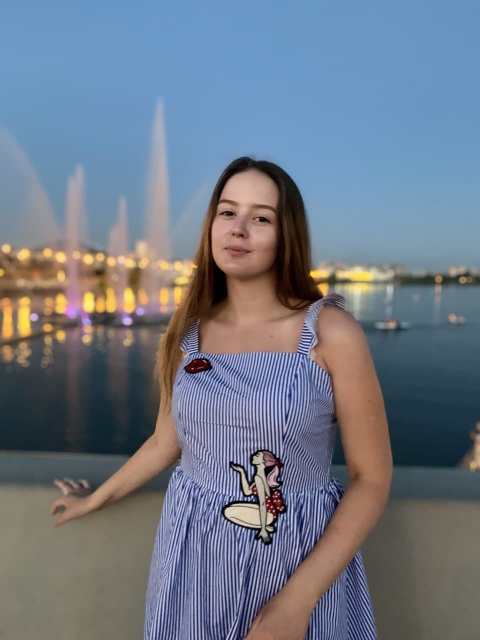
#> input picture photo_2.jpg, 960 x 1280 px (shown at 1/2 size)
$ python HAAR.py
#> lines starting #> are read from the running program, lines starting #| are printed output that depends on the picture; after the words box and inside, x2 and y2 are one past the last pixel; in counts of white or black regions, pixels touching at a corner belong together
from cv2 import imread
from cv2 import imshow
from cv2 import waitKey
from cv2 import destroyAllWindows
from cv2 import CascadeClassifier
from cv2 import rectangle
photo = imread('photo_2.jpg')
#> photo is the input picture: shape (1280, 960, 3); mean B, G, R 134.2, 120.4, 111.2
classifier = CascadeClassifier('haarcascade_frontalface_default.xml')
frame = classifier.detectMultiScale(photo)
#> frame = [[391, 356, 190, 190]]
for box in frame:
    x, y, width, height = box
    x2, y2 = x + width, y + height
    rectangle(photo, (x, y), (x2, y2), (225, 89, 255), 1)
#> this loop made 1 pass
#> (x, y, width, height, x2, y2) on pass 1: (391, 356, 190, 190, 581, 546)
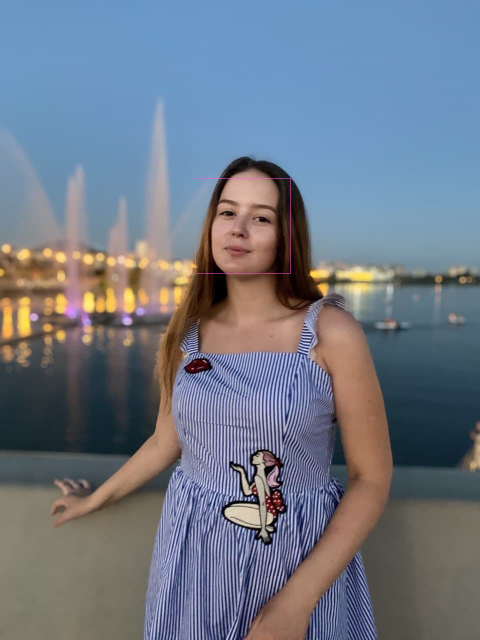
#> photo: shape (1280, 960, 3) (shown at 1/2 size); 0.06% of pixels changed, all inside (x1, y1, x2, y2) = (391, 356, 582, 547)
imshow('itsme', photo)
waitKey(0)
destroyAllWindows()

$ run again, with finish.jpg copied over photo_2.jpg
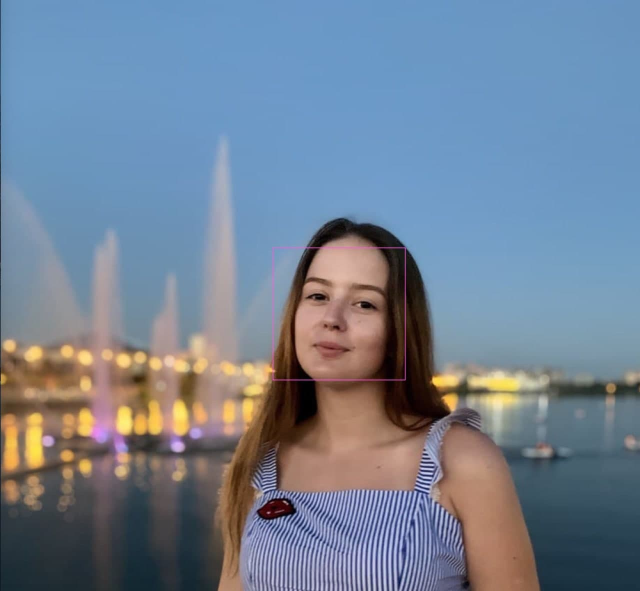
#> input picture finish.jpg, 1280 x 1182 px (shown at 1/2 size)
#> photo is the input picture: shape (1182, 1280, 3); mean B, G, R 147.8, 129.4, 114.7
#> frame = [[37, 954, 47, 47], [208, 884, 58, 58], [316, 884, 72, 72], [546, 498, 262, 262]]
#> the loop `for box in frame:` made 4 passes
#> (x, y, width, height, x2, y2) on passes 1 to 4: (37, 954, 47, 47, 84, 1001), (208, 884, 58, 58, 266, 942), (316, 884, 72, 72, 388, 956), (546, 498, 262, 262, 808, 760)
#> after the loop `for box in frame:`:
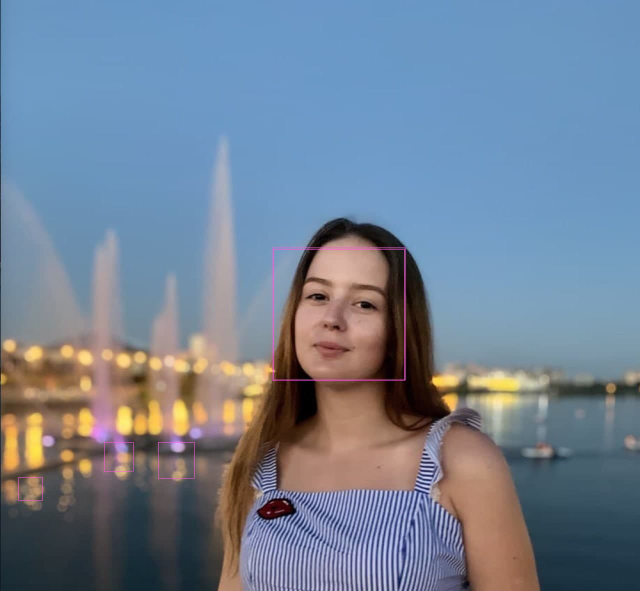
#> photo: shape (1182, 1280, 3) (shown at 1/2 size); 0.12% of pixels changed, all inside (x1, y1, x2, y2) = (37, 498, 809, 1002)
